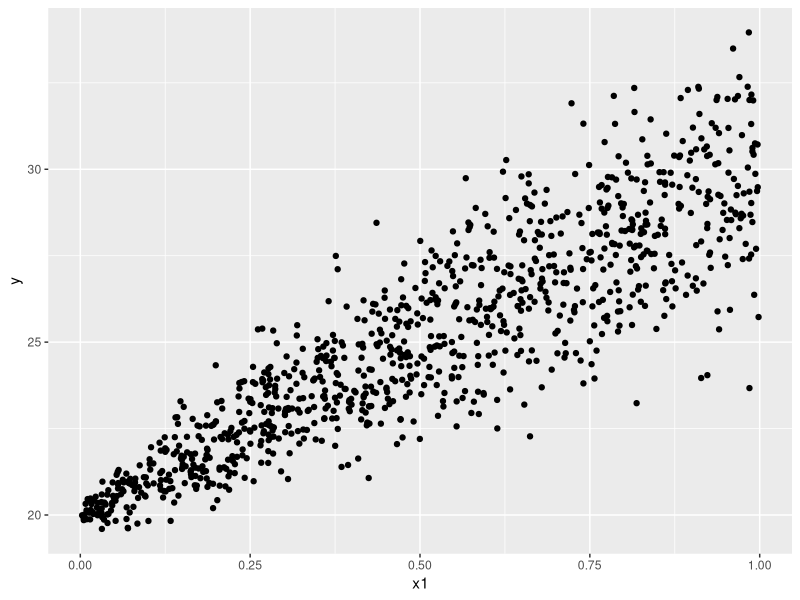

The R source for this figure:
## ---- chunk 1
knitr::opts_chunk$set(echo = TRUE, message = FALSE, 
                      warning = FALSE, cache = FALSE,
                      fig.align = "center", out.width="75%")
# options(width=85)
# library(knitr)
# library(kableExtra)

library(ggplot2)
library(dplyr)
library(nlme)
library(magrittr)

## ---- chunk 2
params <- list("N"=1000, "β0"=20, "β1"=10, "σ2"=4)
x1 <- with(params, runif(N))
X <- with(params, cbind(int = rep(1,N), x1=x1))
y <- with(params, rnorm(N, mean=(β0+β1*x1), sd=sqrt(σ2*x1)))

ggplot() + geom_point(aes(x=x1, y=y))
## ---- chunk 3
w <- 1/x1 
W <- diag(w)
β.WLS <- solve(t(X) %*% W %*% X) %*% t(X) %*% W %*% y
σ2.WLS <- sum(w*(y-(X %*% β.WLS))^2) / (nrow(X)-ncol(X)-1)
β.WLS.SE <- diag(σ2.WLS * solve(t(X) %*% W %*% X)) %>% sqrt()

data.frame(
    "Estimate" = β.WLS, 
    "Std.Error" = β.WLS.SE, 
    "t.value" = β.WLS/β.WLS.SE
)
cat("Residual Standard Error: ", sqrt(σ2.WLS), "\n")
w[1:6]
## ---- chunk 4
mod.wlsfit <- lm(y~x1, weights=1/x1)
summary(mod.wlsfit)
## ---- chunk 5
weights(mod.wlsfit)[1:6]
## ---- chunk 6
mod.remlfit <- gls(y~x1, method="REML", weights=varFixed(~x1)) 
summary(mod.remlfit)
